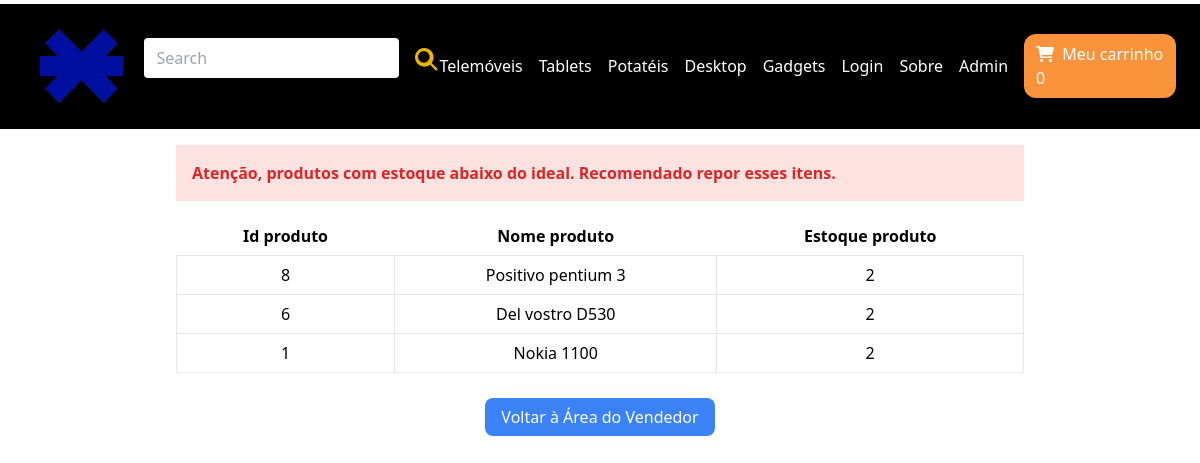
/low_stock_list/, run on the app's committed database.
### shop/models.py (models this page shows, shortened)
class Category(models.Model):
    title = models.CharField(max_length=50)
    slug = models.SlugField(max_length=50)
    class Meta:
        verbose_name_plural = 'Categories'

class Product(models.Model):
    SKETCH = 'rascunho'
    WAITING_APPROVAL = 'aguardando aprovação'
    ACTIVATED = 'ativado'
    DELETED = 'apagado'
    STATUS_CHOICES = (
        (SKETCH, 'Rascunho'),
        (WAITING_APPROVAL, 'Aguardando aprovação'),
        (ACTIVATED, 'Ativado'),
        (DELETED, 'Apagado'),
    )
    user = models.ForeignKey(User, related_name="products", on_delete=models.CASCADE)
    category = models.ForeignKey(Category, related_name="products", on_delete=models.CASCADE)
    title = models.CharField(max_length=50)
    slug = models.SlugField(max_length=50)
    description = models.TextField(blank=True)
    image = models.ImageField(upload_to='uploads/produto_images/', blank=True, null=True)
    thumbnail = models.ImageField(upload_to='uploads/produto_images/thumbnail/', blank=True, null=True)
    price = models.DecimalField(max_digits=10, decimal_places=2)
    created_at = models.DateTimeField(auto_now_add=True)
    updated_at = models.DateTimeField(auto_now=True)
    stock = models.PositiveIntegerField(default=0)
    initial_stock = models.PositiveIntegerField(blank=False, null=False)
    shelf = models.CharField(max_length=50, blank=True, null=True)
    status = models.CharField(max_length=50, choices=STATUS_CHOICES, default=ACTIVATED)
    class Meta:
        ordering = ('-created_at',)  # ordenar exibicao por data de criação

### userprofile/views.py (the view)
# urls.py: path('low_stock_list/', low_stock_list, name='low_stock_list'),
def low_stock_list(request):
    low_stock_products = process_low_stock_list()
    return render(request, 'userprofile/low_stock_list.html', {'low_stock_products': low_stock_products})

### shop/cart.py (called while the page is built)
    def __len__(self):
        return sum(item['quantity'] for item in self.cart.values())

### shop/context_processors.py (called while the page is built)
def cart(request):
    return {'cart': Cart(request)}

### shop/templatetags/menu.py (called while the page is built)
@register.inclusion_tag('core/menu.html')
def menu():
    categories = Category.objects.all()
    return {'categories': categories, }

### userprofile/views.py (called while the page is built)
def process_low_stock_list():
    low_stock_products = Product.objects.filter(stock__lte=0.2 * F('initial_stock'))
    return low_stock_products

### userprofile/templates/userprofile/low_stock_list.html (shortened to what this page needs)
{% extends 'core/base.html' %}
{% block content %}
    {% if low_stock_products %}
        <div class="bg-red-100 p-4">
            <p class="text-red-600 font-bold">Atenção, produtos com estoque abaixo do ideal. Recomendado repor esses itens.</p>
        </div>
        <table class="mt-4 w-full">
            <thead>
                <tr>
                    <th class="px-4 py-2 text-center">Id produto</th>
                    <th class="px-4 py-2 text-center">Nome produto</th>
                    <th class="px-4 py-2 text-center">Estoque produto</th>
                </tr>
            </thead>
            <tbody>
                {% for product in low_stock_products %}
                <tr>
                    <td class="border px-4 py-2 text-center">{{ product.id }}</td>
                    <td class="border px-4 py-2 text-center"><a href="{{ product.get_absolute_url }}">{{ product.title }}</a></td>
                    <td class="border px-4 py-2 text-center">{{ product.stock }}</td>
                </tr>
                {% endfor %}
            </tbody>
        </table>
    {% else %}
        <div class="bg-green-100 p-4">
            <p class="text-green-600 font-bold">O estoque está saudável. Nenhum produto com estoque abaixo do ideal.</p>
        </div>
    {% endif %}
    <div class="text-center mt-8">
        <a href="{% url 'my_shop' %}" class="bg-blue-500 hover:bg-green-500 text-white py-2 px-4 rounded-lg">
            Voltar à Área do Vendedor
        </a>
    </div>
{% endblock %}

### core/templates/core/menu.html
{% for category in categories %}
 <a href="{% url 'category_details' category.slug %}" class=" text-2xs text-white">{{category.title}}</a>
{% endfor %}
<a href="{% url 'login' %}" class=" text-2xs text-white">Login</a>
<a href="{% url 'about' %}" class=" text-2xs text-white">Sobre</a>
<a href="http://127.0.0.1:8000/admin/" class=" text-2xs text-white">Admin</a>

### data on the page
Category: title "Telemóveis"
Category: title "Tablets"
Category: title "Potatéis"
Category: title "Desktop"
Category: title "Gadgets"
Product: id "8", title "Positivo pentium 3", stock "2"
Product: id "6", title "Del vostro D530", stock "2"
Product: id "1", title "Nokia 1100", stock "2"

### other printed values
{{ cart|length }} "0"
